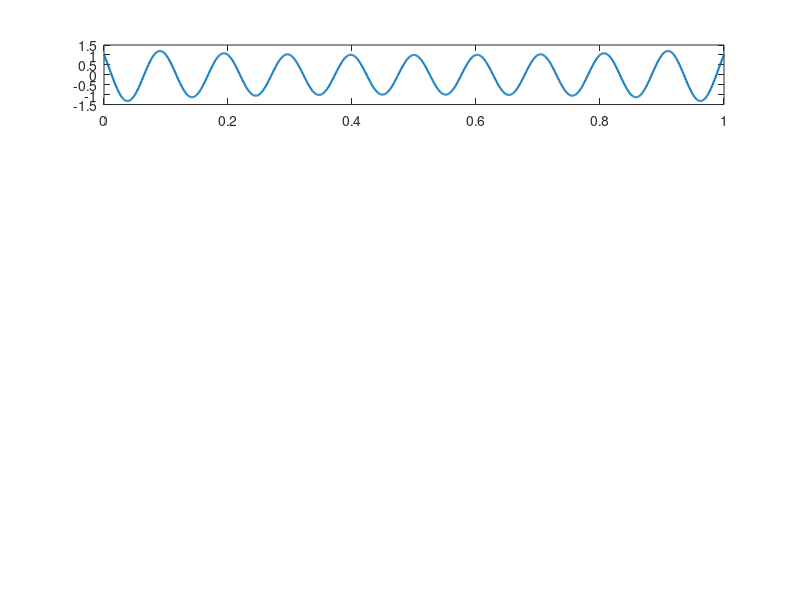

This chart was generated by the following MATLAB code: (Note: this script raises an error after producing the figure.)
t=0.05;
f=1/t;
Dt=0.001;
t1=0:Dt:1;
n=0:20;
nt=n*t;

theta1=0;
x1=cos(20*pi*nt+theta1);
y1=x1*sinc(f*(ones(length(n),1)*t1-nt'*ones(1,length(t1))));
subplot(5,1,1);
plot(t1,y1,'LINEWIDTH',1.5);
hold on;
plot(nt,x1,'O');
axis([0 1 -1.2 1.2]);
xlabel('t in sec');
ylabel('amplitude');
title('sinc interpolation for theta=0');

theta2=pi/6;
x2=cos(20*pi*nt+theta2);
y2=x2*sinc(f*(ones(length(n),1)*t1-nt'*ones(1,length(t1))));
subplot(5,1,2);
plot(t1,y2,'LINEWIDTH',1.5);
hold on;
plot(nt,x2,'O');
axis([0 1 -1.2 1.2]);
xlabel('t in sec');
ylabel('amplitude');
title('sinc interpolation for theta=pi/6');

theta3=pi/4;
x3=cos(20*pi*nt+theta3);
y3=x3*sinc(f*(ones(length(n),1)*t1-nt'*ones(1,length(t1))));
subplot(5,1,3);
plot(t1,y3,'LINEWIDTH',1.5);
hold on;
plot(nt,x3,'O');
axis([0 1 -1.2 1.2]);
xlabel('t in sec');
ylabel('amplitude');
title('sinc interpolation for theta=pi/4');

theta4=pi/3;
x4=cos(20*pi*nt+theta4);
y4=x4*sinc(f*(ones(length(n),1)*t1-nt'*ones(1,length(t1))));
subplot(5,1,4);
plot(t1,y4,'LINEWIDTH',1.5);
hold on;
plot(nt,x4,'O');
axis([0 1 -1.2 1.2]);
xlabel('t in sec');
ylabel('amplitude');
title('sinc interpolation for theta=pi/3');

theta5=pi/2;
x5=cos(20*pi*nt+theta5);
y5=x5*sinc(f*(ones(length(n),1)*t1-nt'*ones(1,length(t1))));
subplot(5,1,5);
plot(t1,y5,'LINEWIDTH',1.5);
hold on;
plot(nt,x5,'O');
axis([0 1 -1.2 1.2]);
xlabel('t in sec');
ylabel('amplitude');
title('sinc interpolation for theta=pi/2');